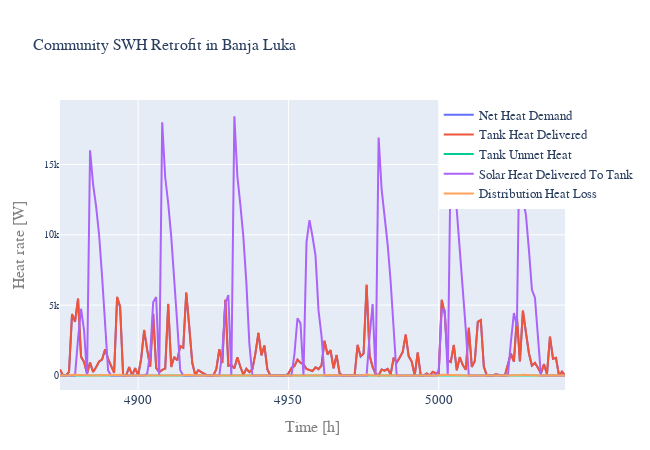

Notebook code for this chart:
### Code cell
print('month, day, hour:\nData starts at', ts_res_com_retrofit_cold.loc[first_hour, ['month','day', 'hour']].transpose().values, 'and ends at',
ts_res_com_retrofit_cold.loc[last_hour, ['month','day', 'hour']].transpose().values)

fig = Plot(data_headers = [r['q_dem'], r['q_del_tank'],r['q_unmet_tank'],r['q_del_sol'],r['q_dist_loss']], \
                 outpath = '', save_image = False, title = 'Community SWH Retrofit in Banja Luka', label_v = 'Heat rate [W]',\
                 legend = True, duration_curve = False, margin_l = m_l, margin_b = m_b,\
                 notebook_mode = True, width = w, height = h, fontsize = f, legend_x = 0.75, legend_y = 1.).\
            series(ts_res_com_retrofit_cold.loc[first_hour + 1 : last_hour + 1,\
                [r['q_dem'], r['q_del_tank'],r['q_unmet_tank'],r['q_del_sol'],r['q_dist_loss']]], \
                 outfile = '', modes = 'lines')

### Figure 1 — Plotly figure (JSON) as saved in the notebook; plotly's stock layout.template omitted (floating-point values rounded to 4 significant figures; data arrays with more than 128 entries replaced by an {"elided": "..."} marker saying what was removed)
{"data": [{"mode": "lines", "name": "Net Heat Demand", "type": "scatter", "x": {"elided": "169 int values"}, "y": {"elided": "169 float values"}}, {"mode": "lines", "name": "Tank Heat Delivered", "type": "scatter", "x": {"elided": "169 int values"}, "y": {"elided": "169 float values"}}, {"mode": "lines", "name": "Tank Unmet Heat", "type": "scatter", "x": {"elided": "169 int values"}, "y": {"elided": "169 int values"}}, {"mode": "lines", "name": "Solar Heat Delivered To Tank", "type": "scatter", "x": {"elided": "169 int values"}, "y": {"elided": "169 float values"}}, {"mode": "lines", "name": "Distribution Heat Loss", "type": "scatter", "x": {"elided": "169 int values"}, "y": {"elided": "169 float values"}}], "layout": {"font": {"family": "arial", "size": 16}, "height": 450, "legend": {"font": {"family": "arial", "size": 12.8}, "x": 0.75, "y": 1}, "margin": {"b": 60, "l": 60}, "showlegend": true, "title": {"font": {"family": "arial", "size": 16}, "text": "Community SWH Retrofit in Banja Luka"}, "width": 650, "xaxis": {"tickfont": {"size": 12.8}, "title": {"font": {"color": "#7f7f7f", "size": 16}, "text": "Time [h]"}}, "yaxis": {"tickfont": {"size": 9.6}, "title": {"font": {"color": "#7f7f7f", "size": 16}, "text": "Heat rate [W]"}}}}
